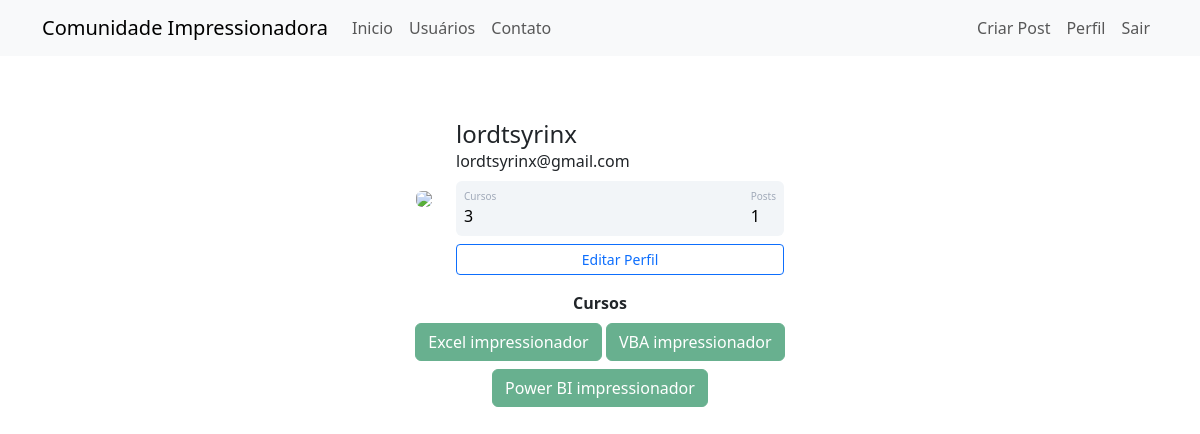
/perfil (signed in), run on the app's committed database.
### comunidadeimpressionadora/models.py (models this page shows)
class Usuario(database.Model, UserMixin):
    id = database.Column(database.Integer, primary_key=True)
    email = database.Column(database.String, nullable=False, unique=True)
    username = database.Column(database.String, nullable=False)
    senha = database.Column(database.String, nullable=False)
    foto_perfil = database.Column(database.String, default='default.jpg')
    posts = database.relationship("Post", backref="autor", lazy=True)
    cursos = database.Column(database.String, nullable=False, default='Não informado')
    def contar_posts(self):
        return len(self.posts)

### comunidadeimpressionadora/routes.py (the view)
@app.route("/perfil")
@login_required
def perfil():
    foto_perfil = url_for('static', filename='fotos_perfil/{}'.format(current_user.foto_perfil))
    return render_template("perfil.html", foto_perfil=foto_perfil)

### comunidadeimpressionadora/models.py (called while the page is built)
@login_manager.user_loader
def load_usuario(id_usuario):
    return Usuario.query.get(int(id_usuario))

### comunidadeimpressionadora/templates/perfil.html (shortened to what this page needs)
{% extends 'base.html' %}
{% block body %}
<div class="container mt-5 d-flex justify-content-center">
    <div class="card p-3">
        <div class="d-flex align-items-center">
            <div class="image pe-4">
                <img src=" {{ foto_perfil }}" class="rounded" width="200" >
            </div>
                <div class="ml-3 w-100">
                   <h4 class="mb-0 mt-0">{{ current_user.username }}</h4>
                   <span>{{ current_user.email }}</span>
                   <div class="p-2 mt-2 bg-primary d-flex justify-content-between rounded text-white stats">
                       {% if current_user.cursos == "Não informado" %}
                           <div class="d-flex flex-column"> <span class="articles">Cursos</span> <span class="number1">0</span> </div>
                       {% else %}
                           <div class="d-flex flex-column"> <span class="articles">Cursos</span> <span class="number1">{{ current_user.cursos.count(';') + 1 }}</span> </div>
                       {% endif %}
                       <div class="d-flex flex-column">
                            <span class="rating">Posts</span>
                            <span class="number3">{{ current_user.contar_posts() }}</span>
                       </div>
                   </div>
                   <div class="button mt-2 d-flex flex-row align-items-center">
                       <a class="w-100" href="{{ url_for('editar_perfil') }}">
                    <button class="btn btn-sm btn-outline-primary w-100">Editar Perfil</button>
                       </a>
                   </div>
                </div>
        </div>
    </div>
</div>
<div class="row justify-content-center">
    <div class="col col-4" style="text-align: center">
        <strong>Cursos</strong><br>
        {% for curso in current_user.cursos.split(";") %}
            <button type="button" class="btn btn-success mt-2" disabled>{{ curso }}</button>
        {% endfor %}
    </div>
</div>
{% endblock %}

### comunidadeimpressionadora/static/main.css (style rules this page uses)
.card { width: 400px; border: none; border-radius: 10px; background-color: #fff; }
.stats { background: #f2f5f8 !important; color: #000 !important; }
.articles { font-size:10px; color: #a1aab9; }
.number1 { font-weight:500; }
.rating { font-size:10px; color: #a1aab9; }
.number3 { font-weight:500; }

### data on the page
Usuario: username "lordtsyrinx", email "lordtsyrinx@gmail.com", cursos "3"

### other printed values
{{ current_user.contar_posts() }} "1"
{{ curso }} "Excel impressionador" "VBA impressionador" "Power BI impressionador"
